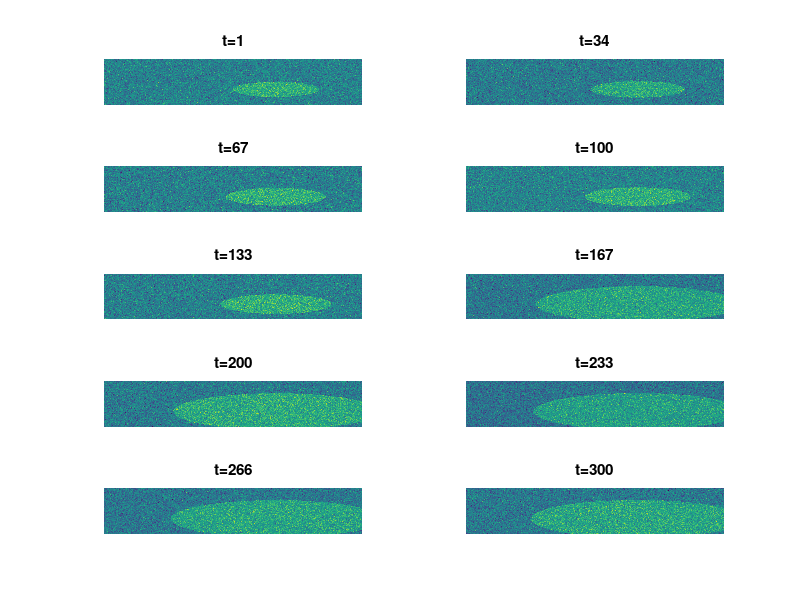

The MATLAB script that drew this image: (Note: this script raises an error after producing the figure.)
% We simulate a time series of images using the bivariate normal
% distribution with different covariance matrices.

close all
clear all

% loading the function in the folder Wavelet_Density_Estimation_PV1997
addpath(genpath('../ChangeDetection-02/Wavelet_Density_Estimation_PV1997/'))

%%%%%%%%%%%%%%%%%%%%%%%%%%%%%%%%%%%%%%%%%%%%%%%%%%%%%%%%%%%%%%%%%%%%%%%%%%%
% the image time series is created evaluating the bivariate normal
% distribution on the same points but with different covariance matrices.

% length of the image time-series
n = 300;

npts = 512;
vx = linspace(-3,3,npts);
vy = linspace(-3,3,npts);

[tmp1,tmp2] = meshgrid(vx, vy);
pairs = [tmp1(:) tmp2(:)];

cImages_true = cell(n);
cImages_obs = cell(n);
vSig = [linspace(.1,.2,n/2), linspace(1,1.2,n/2)];
for t=1:n
    tmp1 = mvnpdf(pairs,[1,1],[vSig(t),0;0,vSig(t)]);
    tmp2 = reshape(tmp1,npts,npts)>.01;
    cImages_true{t} = tmp2;
    cImages_obs{t} = cImages_true{t} + (0.5)*randn(length(vx),length(vy));
end

tmp=1;
for t=floor(linspace(1,n,10))
    subplot(5,2,tmp);
    imagesc(cImages_obs{t});
    axis off
    title(strcat('t=',num2str(t)));
    tmp = tmp + 1;
end

%%%%%%%%%%%%%%%%%%%%%%%%%%%%%%%%%%%%%%%%%%%%%%%%%%%%%%%%%%%%%%%%%

% number of levels used in the wavelet decomposition
J=4;

wname='sym8';
%wname='db4';

% saving the current boundary handling and then changing it to periodic.
% The default mode was giving different norms of vC for different
% decomposition levels J
origMode = dwtmode('status','nodisplay');
dwtmode('per');

% number of equispaced points to evaluate the binned data
%npts = 1024;
npts = 512;
% level of the 1D-DWT used for the equispaced values
j1 = floor(log2(npts) - log2(log(npts))); % See Eq. (18) of PV1997
[~,tmp,~] = wden(ones(npts,1),'sqtwolog','s','sln',j1,wname);
n_dec = length(tmp);


%%%%%%%%%%%%%%%%%%%%%%%%%%%%%%%%%%%%%%%%%%%%%%%%%%%%%%%%%%%%%%%%%
% Here we test the idea of estimating the dimension of the subspace
% generating the density time series of wavelet coefficients, then using
% the densities estimated with the eigenfunctions and the dimension chosen
% to obtain residuals, which are employed to obtain a bootstrap
% distribution of the Hellinger distance under H0.
%%%%%%%%%%%%%%%%%%%%%%%%%%%%%%%%%%%%%%%%%%%%%%%%%%%%%%%%%%%%%%%%%

% computing the mean image
img_mean = zeros(length(vx), length(vy));
for t=n
    img_mean = img_mean + cImages_obs{t}./n;
end


% arrays with wavelet coefficients of densities for each of the J details
Xdec_H = zeros(n_dec,J,n);
Xdec_V = zeros(n_dec,J,n);
Xdec_D = zeros(n_dec,J,n);
parfor jj=1:n % initiating the parfor
    tmp = 0;
end
parfor t=1:n
    [Xdec_H(:,:,t), Xdec_V(:,:,t), Xdec_D(:,:,t), ~] = DecompImageTS_wavedec2( cImages_obs{t} - img_mean, J, wname, npts, j1 );
end


% computing the MDDMs
MDDM_V = zeros(n,n,J);
MDDM_H = zeros(n,n,J);
MDDM_D = zeros(n,n,J);
for jj=1:J
    for k=1:(n-1)
        for m=(k+1):n
            MDDM_H(k,m,jj) = norm(Xdec_H(:,jj,k) - Xdec_H(:,jj,m))/sqrt(2);
            MDDM_H(m,k,jj) = MDDM_H(k,m,jj);
            MDDM_V(k,m,jj) = norm(Xdec_V(:,jj,k) - Xdec_V(:,jj,m))/sqrt(2);
            MDDM_V(m,k,jj) = MDDM_V(k,m,jj);
            MDDM_D(k,m,jj) = norm(Xdec_D(:,jj,k) - Xdec_D(:,jj,m))/sqrt(2);
            MDDM_D(m,k,jj) = MDDM_D(k,m,jj);
        end
    end    
end

% estimating the dimension of the density time series for each sub-region
% of the 2D decomposition of the images
p = 3;  % maximum lag used
Nboot = 200;  % number of bootstrap replications
alpha = .05;  % significance level of the bootstrap test

vdim_H = zeros(J,1);
vdim_V = zeros(J,1);
vdim_D = zeros(J,1);
parfor jj=1:J
    [vdim_H(jj),~,~] = Estim_Dim_Pval( reshape(Xdec_H(:,jj,:),[npts n]), p, Nboot, alpha );
    [vdim_V(jj),~,~] = Estim_Dim_Pval( reshape(Xdec_V(:,jj,:),[npts n]), p, Nboot, alpha );
    [vdim_D(jj),~,~] = Estim_Dim_Pval( reshape(Xdec_D(:,jj,:),[npts n]), p, Nboot, alpha );
end


% matrices for the wavelet coefficients of the densities corresponding to the
% estimated dimension
Xdec_hat_H = zeros(n_dec,J,n);
Xdec_hat_V = zeros(n_dec,J,n);
Xdec_hat_D = zeros(n_dec,J,n);
% matrices of estimated Hellinger distances under H0, obtained from the 
% difference between the observed densities and the estimated densities
Hel_hat_H = zeros(J,n);
Hel_hat_V = zeros(J,n);
Hel_hat_D = zeros(J,n);

for jj=1:J
    % estimated density
    Xdec_hat_H(:,jj,:) = estimated_functions_Dim( reshape(Xdec_H(:,jj,:),[npts n]), p, vdim_H(jj) );
    Xdec_hat_V(:,jj,:) = estimated_functions_Dim( reshape(Xdec_V(:,jj,:),[npts n]), p, vdim_V(jj) );
    Xdec_hat_D(:,jj,:) = estimated_functions_Dim( reshape(Xdec_D(:,jj,:),[npts n]), p, vdim_D(jj) );
    % residual obtained
    for t=1:n
        Hel_hat_H(jj,t) = norm(Xdec_H(:,jj,t) - Xdec_hat_H(:,jj,t));
        Hel_hat_V(jj,t) = norm(Xdec_V(:,jj,t) - Xdec_hat_V(:,jj,t));
        Hel_hat_D(jj,t) = norm(Xdec_D(:,jj,t) - Xdec_hat_D(:,jj,t));
    end
end

% here we use the residuals obtained to generate bootstrap samples of the
% Hellinger distance under H0
vMDDM_boot_H = randsample(Hel_hat_H(1,:),1000,true);
tmp = MDDM_H(:,:,1)>quantile(vMDDM_boot_H,.999);
imagesc(tmp)

vMDDM_boot_V = randsample(Hel_hat_V(1,:),1000,true);
tmp = MDDM_V(:,:,1)>quantile(vMDDM_boot_V,.999);
imagesc(tmp)

vMDDM_boot_H = randsample(Hel_hat_H(1,:),1000,true);
tmp = MDDM_H(:,:,1)>quantile(vMDDM_boot_H,.999);
imagesc(tmp)


vMDDM_boot = randsample(sum(Hel_hat_H,1) + sum(Hel_hat_V,1) + sum(Hel_hat_D,1),1000,true);
tmp = sum(MDDM_H + MDDM_V + MDDM_D,3)>quantile(vMDDM_boot,.999);
imagesc(tmp)
imagesc(sum(MDDM_H + MDDM_V + MDDM_D,3))


%%%%%%%%%%%%%%%%%%%%%%%%%%%%%%%%%%%%%%%%%%%%%%%%%%%%%%%%%%%%%%%%%
% Here we test the idea of estimating the dimension of the subspace
% generating the density time series of wavelet coefficients for both
% detail and approximation coefficients, then using
% the densities estimated with the eigenfunctions and the dimension chosen
% to obtain residuals, which are employed to obtain a bootstrap
% distribution of the Hellinger distance under H0.
%%%%%%%%%%%%%%%%%%%%%%%%%%%%%%%%%%%%%%%%%%%%%%%%%%%%%%%%%%%%%%%%%

% computing the mean image
img_mean = zeros(length(vx), length(vy));
for t=n
    img_mean = img_mean + cImages_obs{t}./n;
end

% arrays with wavelet coefficients of densities for each of the J details
Xdec_A = zeros(n_dec,n);
Xdec_H = zeros(n_dec,J,n);
Xdec_V = zeros(n_dec,J,n);
Xdec_D = zeros(n_dec,J,n);
parfor jj=1:n % initiating the parfor
    tmp = 0;
end
parfor t=1:n
    [Xdec_A(:,t), Xdec_H(:,:,t), Xdec_V(:,:,t), Xdec_D(:,:,t), ~] = FullDecompImageTS_wavedec2( cImages_obs{t} - img_mean, J, wname, npts, j1 );
end


% computing the MDDMs
MDDM_A = zeros(n,n);
MDDM_V = zeros(n,n,J);
MDDM_H = zeros(n,n,J);
MDDM_D = zeros(n,n,J);
for k=1:(n-1)
    for m=(k+1):n
        MDDM_A(k,m) = norm(Xdec_A(:,k) - Xdec_A(:,m))/sqrt(2);
        MDDM_A(m,k) = MDDM_A(k,m);
        for jj=1:J
            MDDM_H(k,m,jj) = norm(Xdec_H(:,jj,k) - Xdec_H(:,jj,m))/sqrt(2);
            MDDM_H(m,k,jj) = MDDM_H(k,m,jj);
            MDDM_V(k,m,jj) = norm(Xdec_V(:,jj,k) - Xdec_V(:,jj,m))/sqrt(2);
            MDDM_V(m,k,jj) = MDDM_V(k,m,jj);
            MDDM_D(k,m,jj) = norm(Xdec_D(:,jj,k) - Xdec_D(:,jj,m))/sqrt(2);
            MDDM_D(m,k,jj) = MDDM_D(k,m,jj);
        end
    end    
end

% estimating the dimension of the density time series for each sub-region
% of the 2D decomposition of the images
p = 3;  % maximum lag used
Nboot = 200;  % number of bootstrap replications
alpha = .05;  % significance level of the bootstrap test

dim_A = 0;
vdim_H = zeros(J,1);
vdim_V = zeros(J,1);
vdim_D = zeros(J,1);
[dim_A,~,~] = Estim_Dim_Pval( reshape(Xdec_A,[npts n]), p, Nboot, alpha );
parfor jj=1:J
    [vdim_H(jj),~,~] = Estim_Dim_Pval( reshape(Xdec_H(:,jj,:),[npts n]), p, Nboot, alpha );
    [vdim_V(jj),~,~] = Estim_Dim_Pval( reshape(Xdec_V(:,jj,:),[npts n]), p, Nboot, alpha );
    [vdim_D(jj),~,~] = Estim_Dim_Pval( reshape(Xdec_D(:,jj,:),[npts n]), p, Nboot, alpha );
end


% matrices for the wavelet coefficients of the densities corresponding to the
% estimated dimension
Xdec_hat_H = zeros(n_dec,J,n);
Xdec_hat_V = zeros(n_dec,J,n);
Xdec_hat_D = zeros(n_dec,J,n);
% matrices of estimated Hellinger distances under H0, obtained from the 
% difference between the observed densities and the estimated densities
Hel_hat_A = zeros(1,n);
Hel_hat_H = zeros(J,n);
Hel_hat_V = zeros(J,n);
Hel_hat_D = zeros(J,n);

for jj=1:J
    % estimated density
    Xdec_hat_H(:,jj,:) = estimated_functions_Dim( reshape(Xdec_H(:,jj,:),[npts n]), p, vdim_H(jj) );
    Xdec_hat_V(:,jj,:) = estimated_functions_Dim( reshape(Xdec_V(:,jj,:),[npts n]), p, vdim_V(jj) );
    Xdec_hat_D(:,jj,:) = estimated_functions_Dim( reshape(Xdec_D(:,jj,:),[npts n]), p, vdim_D(jj) );
    % residual obtained
    for t=1:n
        Hel_hat_H(jj,t) = norm(Xdec_H(:,jj,t) - Xdec_hat_H(:,jj,t));
        Hel_hat_V(jj,t) = norm(Xdec_V(:,jj,t) - Xdec_hat_V(:,jj,t));
        Hel_hat_D(jj,t) = norm(Xdec_D(:,jj,t) - Xdec_hat_D(:,jj,t));
    end
end
Xdec_hat_A = estimated_functions_Dim( reshape(Xdec_A,[npts n]), p, dim_A );
for t=1:n; Hel_hat_A(t) = norm(Xdec_A(:,t) - Xdec_hat_A(:,t)); end

% here we use the residuals obtained to generate bootstrap samples of the
% Hellinger distance under H0

vMDDM_boot = randsample(sum(Hel_hat_H,1) + sum(Hel_hat_V,1) + sum(Hel_hat_D,1) + Hel_hat_A,1000,true);
tmp = (sum(MDDM_H + MDDM_V + MDDM_D,3)+MDDM_A)>quantile(vMDDM_boot,.999);
imagesc(tmp)
imagesc(sum(MDDM_H + MDDM_V + MDDM_D,3))





%%%%%%%%%%%%%%%%%%%%%%%%%%%%%%%%%%%%%%%%%%%%%%%%%%%%%%%%%%%%%%%%%



